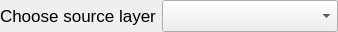
<?xml version="1.0" encoding="UTF-8"?>
<ui version="4.0">
 <class>SegmentationLayerChooserBase</class>
 <widget class="QWidget" name="SegmentationLayerChooserBase">
  <property name="geometry">
   <rect>
    <x>0</x>
    <y>0</y>
    <width>338</width>
    <height>32</height>
   </rect>
  </property>
  <property name="sizePolicy">
   <sizepolicy hsizetype="Expanding" vsizetype="Minimum">
    <horstretch>0</horstretch>
    <verstretch>0</verstretch>
   </sizepolicy>
  </property>
  <property name="windowTitle">
   <string>Segmentation Layer Chooser</string>
  </property>
  <layout class="QVBoxLayout" name="verticalLayout">
   <property name="leftMargin">
    <number>0</number>
   </property>
   <property name="topMargin">
    <number>0</number>
   </property>
   <property name="rightMargin">
    <number>0</number>
   </property>
   <property name="bottomMargin">
    <number>0</number>
   </property>
   <item>
    <layout class="QHBoxLayout" name="segmentationLayout">
     <property name="topMargin">
      <number>0</number>
     </property>
     <item>
      <widget class="QLabel" name="sourceSegmentationLayer">
       <property name="sizePolicy">
        <sizepolicy hsizetype="Minimum" vsizetype="Minimum">
         <horstretch>0</horstretch>
         <verstretch>0</verstretch>
        </sizepolicy>
       </property>
       <property name="minimumSize">
        <size>
         <width>100</width>
         <height>0</height>
        </size>
       </property>
       <property name="maximumSize">
        <size>
         <width>300</width>
         <height>16777215</height>
        </size>
       </property>
       <property name="font">
        <font>
         <pointsize>13</pointsize>
         <weight>50</weight>
         <bold>false</bold>
        </font>
       </property>
       <property name="text">
        <string>Choose source layer</string>
       </property>
       <property name="alignment">
        <set>Qt::AlignLeading|Qt::AlignLeft|Qt::AlignVCenter</set>
       </property>
      </widget>
     </item>
     <item>
      <widget class="QgsMapLayerComboBox" name="segmentationLayerComboBox">
       <property name="sizePolicy">
        <sizepolicy hsizetype="MinimumExpanding" vsizetype="Minimum">
         <horstretch>0</horstretch>
         <verstretch>0</verstretch>
        </sizepolicy>
       </property>
      </widget>
     </item>
    </layout>
   </item>
  </layout>
 </widget>
 <customwidgets>
  <customwidget>
   <class>QgsMapLayerComboBox</class>
   <extends>QComboBox</extends>
   <header>qgsmaplayercombobox.h</header>
  </customwidget>
 </customwidgets>
 <resources/>
 <connections/>
</ui>
